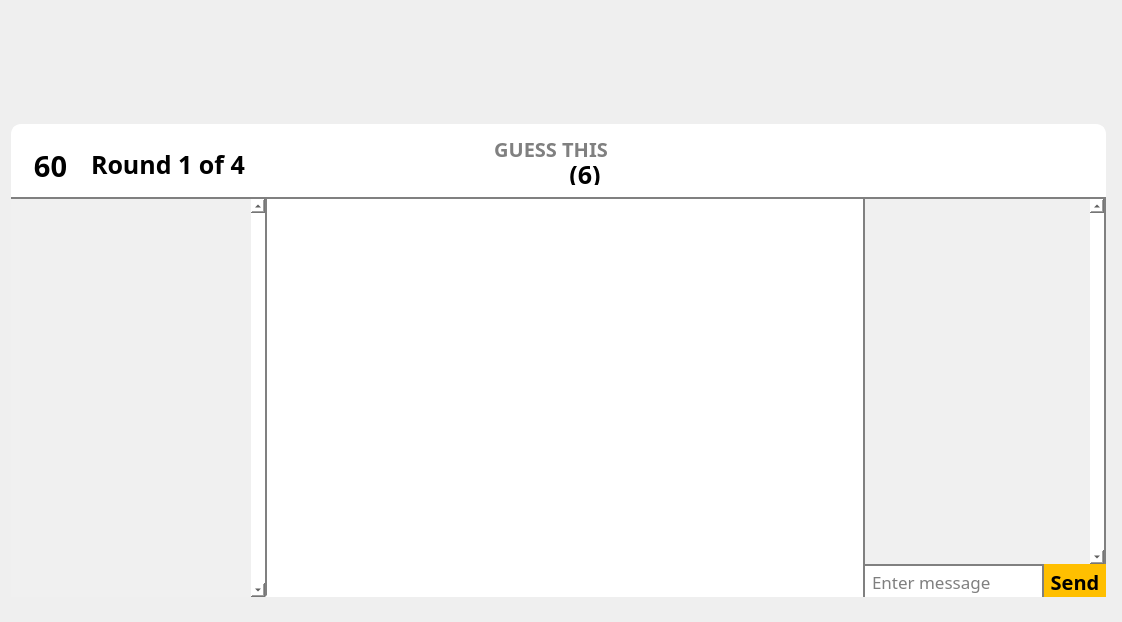
<?xml version="1.0" encoding="UTF-8"?>
<ui version="4.0">
 <class>GameWindowClass</class>
 <widget class="QMainWindow" name="GameWindowClass">
  <property name="geometry">
   <rect>
    <x>0</x>
    <y>0</y>
    <width>1120</width>
    <height>622</height>
   </rect>
  </property>
  <property name="windowTitle">
   <string>Gartic - Game</string>
  </property>
  <property name="windowIcon">
   <iconset resource="../../Frontend.qrc">
    <normaloff>:/Frontend/assets/images/appicon.ico</normaloff>:/Frontend/assets/images/appicon.ico</iconset>
  </property>
  <widget class="QWidget" name="centralWidget">
   <property name="styleSheet">
    <string notr="true">QWidget {
    background-image: url(:/Frontend/assets/images/background.png);
    background-position: center;
}</string>
   </property>
   <layout class="QGridLayout" name="gridLayout_3">
    <item row="0" column="0">
     <layout class="QVBoxLayout" name="verticalLayout">
      <property name="spacing">
       <number>0</number>
      </property>
      <item>
       <layout class="QGridLayout" name="gridLayout">
        <item row="0" column="0">
         <widget class="QLabel" name="label_logo">
          <property name="minimumSize">
           <size>
            <width>28</width>
            <height>70</height>
           </size>
          </property>
          <property name="maximumSize">
           <size>
            <width>280</width>
            <height>70</height>
           </size>
          </property>
          <property name="styleSheet">
           <string notr="true">background:none;</string>
          </property>
          <property name="text">
           <string/>
          </property>
          <property name="pixmap">
           <pixmap resource="../../Frontend.qrc">:/Frontend/assets/images/gartic-logo.png</pixmap>
          </property>
          <property name="scaledContents">
           <bool>true</bool>
          </property>
         </widget>
        </item>
        <item row="1" column="0">
         <spacer name="verticalSpacer_logo">
          <property name="orientation">
           <enum>Qt::Vertical</enum>
          </property>
          <property name="sizeType">
           <enum>QSizePolicy::Fixed</enum>
          </property>
          <property name="sizeHint" stdset="0">
           <size>
            <width>20</width>
            <height>25</height>
           </size>
          </property>
         </spacer>
        </item>
       </layout>
      </item>
      <item>
       <widget class="QGroupBox" name="groupBox_gameInfo">
        <property name="minimumSize">
         <size>
          <width>1100</width>
          <height>480</height>
         </size>
        </property>
        <property name="maximumSize">
         <size>
          <width>1100</width>
          <height>480</height>
         </size>
        </property>
        <property name="styleSheet">
         <string notr="true">background:none;
border:0px;</string>
        </property>
        <property name="title">
         <string/>
        </property>
        <widget class="QGroupBox" name="groupBox_topBar">
         <property name="geometry">
          <rect>
           <x>0</x>
           <y>6</y>
           <width>1095</width>
           <height>75</height>
          </rect>
         </property>
         <property name="styleSheet">
          <string notr="true">background:none;
background-color: rgb(255, 255, 255);
border-radius:0px;
border: 2px solid gray;
border-top-left-radius: 10px; 
border-top-right-radius: 10px;
border-top: 2px solid white;
border-right: 2px solid white;
border-left: 2px solid white;</string>
         </property>
         <property name="title">
          <string/>
         </property>
         <widget class="QLabel" name="label_roundNumber">
          <property name="geometry">
           <rect>
            <x>80</x>
            <y>30</y>
            <width>161</width>
            <height>21</height>
           </rect>
          </property>
          <property name="font">
           <font>
            <family>Nunito</family>
            <pointsize>19</pointsize>
            <bold>true</bold>
           </font>
          </property>
          <property name="styleSheet">
           <string notr="true">border:none;
background:none;</string>
          </property>
          <property name="text">
           <string>Round 1 of 4</string>
          </property>
         </widget>
         <widget class="QLabel" name="label_word">
          <property name="geometry">
           <rect>
            <x>240</x>
            <y>40</y>
            <width>600</width>
            <height>21</height>
           </rect>
          </property>
          <property name="font">
           <font>
            <family>Nunito</family>
            <pointsize>19</pointsize>
            <bold>true</bold>
           </font>
          </property>
          <property name="styleSheet">
           <string notr="true">border:none;
background:none;</string>
          </property>
          <property name="text">
           <string>______ (6)</string>
          </property>
          <property name="alignment">
           <set>Qt::AlignCenter</set>
          </property>
         </widget>
         <widget class="QLabel" name="label_guessDrawThis">
          <property name="geometry">
           <rect>
            <x>240</x>
            <y>14</y>
            <width>600</width>
            <height>21</height>
           </rect>
          </property>
          <property name="font">
           <font>
            <family>Nunito</family>
            <pointsize>15</pointsize>
            <bold>true</bold>
           </font>
          </property>
          <property name="styleSheet">
           <string notr="true">border:none;
background:none;
color:grey;
</string>
          </property>
          <property name="text">
           <string>GUESS THIS</string>
          </property>
          <property name="alignment">
           <set>Qt::AlignCenter</set>
          </property>
         </widget>
         <widget class="QPushButton" name="pushButton_leaveGame">
          <property name="geometry">
           <rect>
            <x>1030</x>
            <y>13</y>
            <width>50</width>
            <height>50</height>
           </rect>
          </property>
          <property name="styleSheet">
           <string notr="true">border:none;
background:none;</string>
          </property>
          <property name="text">
           <string/>
          </property>
          <property name="icon">
           <iconset resource="../../Frontend.qrc">
            <normaloff>:/Frontend/assets/images/logout-icon-2.png</normaloff>:/Frontend/assets/images/logout-icon-2.png</iconset>
          </property>
          <property name="iconSize">
           <size>
            <width>50</width>
            <height>50</height>
           </size>
          </property>
         </widget>
        </widget>
        <widget class="QGroupBox" name="groupBox_leaderboard">
         <property name="geometry">
          <rect>
           <x>0</x>
           <y>79</y>
           <width>256</width>
           <height>400</height>
          </rect>
         </property>
         <property name="styleSheet">
          <string notr="true">background:none;
background-color: rgb(255, 255, 255);
border-radius: 10px;
border: 2px solid gray;
border-bottom:2px solid white;
border-bottom-left-radius:10px;</string>
         </property>
         <property name="title">
          <string/>
         </property>
         <widget class="QListWidget" name="listWidget_playerList">
          <property name="geometry">
           <rect>
            <x>-2</x>
            <y>0</y>
            <width>258</width>
            <height>402</height>
           </rect>
          </property>
          <property name="styleSheet">
           <string notr="true">QScrollBar:vertical {
	border:none;
    border-radius:5px;
    background: transparent;
    width: 5px; 
}

QScrollBar::handle:vertical {
    background: #a9a9a9; 
    border-radius: 5px;
    min-height: 20px;
}
QScrollBar::add-line:vertical, QScrollBar::sub-line:vertical {
    border: none;
    background: grey;
    height: 0px;
}

QScrollBar::add-page:vertical, QScrollBar::sub-page:vertical {
    background: grey;
}

QListWidget {
    background-color: #f0f0f0;
	border-radius:0px;
    border-left:2px solid white;
}

QListWidget::item:hover {
    background-color: transparent;
}

QListWidget::item:selected {
    background-color: transparent;
}

QListWidget::item:selected:!active {
    background-color: transparent;
}

QListWidget::item:selected:active {
    background-color: transparent;
}

</string>
          </property>
          <property name="verticalScrollBarPolicy">
           <enum>Qt::ScrollBarAlwaysOn</enum>
          </property>
          <property name="horizontalScrollBarPolicy">
           <enum>Qt::ScrollBarAlwaysOff</enum>
          </property>
          <property name="sortingEnabled">
           <bool>false</bool>
          </property>
         </widget>
        </widget>
        <widget class="QGroupBox" name="groupBox_drawing">
         <property name="geometry">
          <rect>
           <x>254</x>
           <y>79</y>
           <width>600</width>
           <height>400</height>
          </rect>
         </property>
         <property name="styleSheet">
          <string notr="true">background:none;
background-color: rgb(255, 255, 255);
border-radius:0px;
border: 2px solid gray;
border-bottom:2px solid white;</string>
         </property>
         <property name="title">
          <string/>
         </property>
        </widget>
        <widget class="QGroupBox" name="groupBox_chat">
         <property name="geometry">
          <rect>
           <x>852</x>
           <y>79</y>
           <width>243</width>
           <height>400</height>
          </rect>
         </property>
         <property name="styleSheet">
          <string notr="true">background:none;
background-color: rgb(255, 255, 255);
border-radius:0px;
border: 2px solid gray;
border-bottom:0px;</string>
         </property>
         <property name="title">
          <string/>
         </property>
         <widget class="QListWidget" name="listWidget_chat">
          <property name="geometry">
           <rect>
            <x>2</x>
            <y>0</y>
            <width>241</width>
            <height>367</height>
           </rect>
          </property>
          <property name="styleSheet">
           <string notr="true">QScrollBar:vertical {
	border:none;
    border-radius:5px;
    background: transparent;
    width: 5px; 
}

QScrollBar::handle:vertical {
    background: #a9a9a9; 
    border-radius: 5px;
    min-height: 20px;
}
QScrollBar::add-line:vertical, QScrollBar::sub-line:vertical {
    border: grey; 
    background: none;
    height: 0px;
}

QScrollBar::add-page:vertical, QScrollBar::sub-page:vertical {
    background: grey; 
}

QListWidget {
    background-color: #f0f0f0;
	border-radius:0px;
    border-left:2px solid white;
	margin-left:-2px;
	 font: 500 12pt &quot;Nunito Medium&quot;;
}

QListWidget::item {
    background-color: white; 
    border: none; 
    border-radius: 5px; 
    margin-top: 4px; 
	margin-left:4px;
	margin-right:4px;
    padding: 5px; 
}

</string>
          </property>
          <property name="verticalScrollBarPolicy">
           <enum>Qt::ScrollBarAlwaysOn</enum>
          </property>
          <property name="horizontalScrollBarPolicy">
           <enum>Qt::ScrollBarAlwaysOff</enum>
          </property>
          <property name="selectionMode">
           <enum>QAbstractItemView::NoSelection</enum>
          </property>
          <property name="selectionBehavior">
           <enum>QAbstractItemView::SelectColumns</enum>
          </property>
          <property name="wordWrap">
           <bool>true</bool>
          </property>
          <property name="sortingEnabled">
           <bool>false</bool>
          </property>
         </widget>
         <widget class="QLineEdit" name="lineEdit_message">
          <property name="geometry">
           <rect>
            <x>0</x>
            <y>367</y>
            <width>181</width>
            <height>35</height>
           </rect>
          </property>
          <property name="font">
           <font>
            <family>Nunito Medium</family>
            <pointsize>13</pointsize>
           </font>
          </property>
          <property name="styleSheet">
           <string notr="true">QLineEdit {
    color: black; 
	border-radius:0px;
	border-bottom:2px solid white;
	padding-left:5px;
}

QLineEdit::placeholder-text {
    color: grey;
}
</string>
          </property>
          <property name="text">
           <string/>
          </property>
          <property name="placeholderText">
           <string>Enter message</string>
          </property>
         </widget>
         <widget class="QPushButton" name="pushButton_sendMessage">
          <property name="geometry">
           <rect>
            <x>181</x>
            <y>367</y>
            <width>62</width>
            <height>35</height>
           </rect>
          </property>
          <property name="font">
           <font>
            <family>Nunito Medium</family>
            <pointsize>15</pointsize>
            <bold>true</bold>
           </font>
          </property>
          <property name="styleSheet">
           <string notr="true">QPushButton{
background-color: rgb(255, 191, 0);
color:rgb(0,0,0);
border:none;
border-radius:0px;
}

QPushButton:hover, QPushButton:pressed {
   background-color: rgb(225, 165, 0);
border:none;
}</string>
          </property>
          <property name="text">
           <string>Send</string>
          </property>
         </widget>
        </widget>
        <widget class="QLabel" name="label_timerIcon">
         <property name="geometry">
          <rect>
           <x>0</x>
           <y>1</y>
           <width>78</width>
           <height>78</height>
          </rect>
         </property>
         <property name="styleSheet">
          <string notr="true">border:0px;
background:none;</string>
         </property>
         <property name="text">
          <string/>
         </property>
         <property name="pixmap">
          <pixmap resource="../../Frontend.qrc">:/Frontend/assets/images/timer-icon.png</pixmap>
         </property>
         <property name="scaledContents">
          <bool>true</bool>
         </property>
        </widget>
        <widget class="QLabel" name="label_timerNumber">
         <property name="geometry">
          <rect>
           <x>22</x>
           <y>30</y>
           <width>35</width>
           <height>35</height>
          </rect>
         </property>
         <property name="font">
          <font>
           <family>Nunito</family>
           <pointsize>22</pointsize>
           <bold>true</bold>
          </font>
         </property>
         <property name="layoutDirection">
          <enum>Qt::LeftToRight</enum>
         </property>
         <property name="styleSheet">
          <string notr="true">border:none;
background:none;</string>
         </property>
         <property name="text">
          <string>60</string>
         </property>
         <property name="alignment">
          <set>Qt::AlignCenter</set>
         </property>
        </widget>
       </widget>
      </item>
     </layout>
    </item>
   </layout>
  </widget>
 </widget>
 <layoutdefault spacing="6" margin="11"/>
 <resources>
  <include location="../../Frontend.qrc"/>
 </resources>
 <connections/>
</ui>
